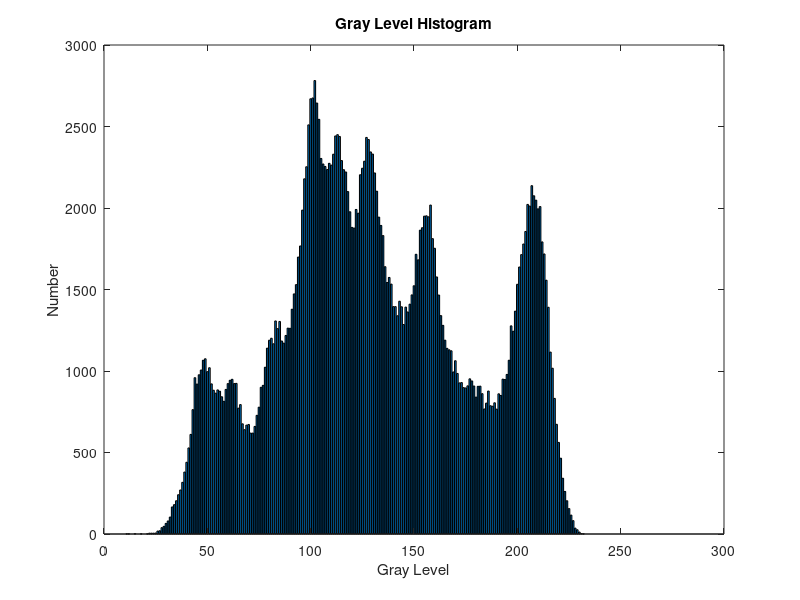

The MATLAB source for this figure:
clc;clear;
data=csvread('histogram.csv');
x=1:256;
bar(x,data),title('Gray Level Histogram');
ylabel('Number'),xlabel('Gray Level');